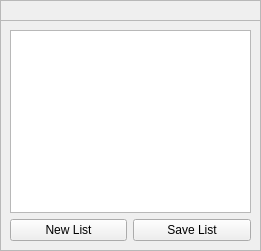
<?xml version="1.0" encoding="UTF-8"?>
<ui version="4.0">
 <class>Playlist</class>
 <widget class="QFrame" name="Playlist">
  <property name="geometry">
   <rect>
    <x>0</x>
    <y>0</y>
    <width>261</width>
    <height>251</height>
   </rect>
  </property>
  <property name="minimumSize">
   <size>
    <width>261</width>
    <height>251</height>
   </size>
  </property>
  <property name="windowTitle">
   <string>Playlist</string>
  </property>
  <property name="windowIcon">
   <iconset resource="resources.qrc">
    <normaloff>:/icons/singoutstrong.ico</normaloff>:/icons/singoutstrong.ico</iconset>
  </property>
  <property name="frameShape">
   <enum>QFrame::StyledPanel</enum>
  </property>
  <property name="frameShadow">
   <enum>QFrame::Raised</enum>
  </property>
  <widget class="QFrame" name="content">
   <property name="geometry">
    <rect>
     <x>0</x>
     <y>20</y>
     <width>261</width>
     <height>231</height>
    </rect>
   </property>
   <property name="frameShape">
    <enum>QFrame::StyledPanel</enum>
   </property>
   <property name="frameShadow">
    <enum>QFrame::Raised</enum>
   </property>
   <layout class="QGridLayout" name="gridLayout">
    <item row="2" column="1">
     <widget class="QPushButton" name="saveListButton">
      <property name="text">
       <string>Save List</string>
      </property>
     </widget>
    </item>
    <item row="2" column="0">
     <widget class="QPushButton" name="newListButton">
      <property name="text">
       <string>New List</string>
      </property>
     </widget>
    </item>
    <item row="0" column="0" colspan="2">
     <widget class="SoS::QtGui::HighlightList" name="PlaylistBox">
      <property name="horizontalScrollBarPolicy">
       <enum>Qt::ScrollBarAlwaysOff</enum>
      </property>
      <property name="dragDropMode">
       <enum>QAbstractItemView::InternalMove</enum>
      </property>
     </widget>
    </item>
   </layout>
  </widget>
  <widget class="SoS::QtGui::WindowBar" name="windowBar">
   <property name="geometry">
    <rect>
     <x>0</x>
     <y>0</y>
     <width>261</width>
     <height>21</height>
    </rect>
   </property>
   <property name="frameShape">
    <enum>QFrame::StyledPanel</enum>
   </property>
   <property name="frameShadow">
    <enum>QFrame::Raised</enum>
   </property>
  </widget>
 </widget>
 <customwidgets>
  <customwidget>
   <class>SoS::QtGui::WindowBar</class>
   <extends>QFrame</extends>
   <header>windowbar.h</header>
   <container>1</container>
  </customwidget>
  <customwidget>
   <class>SoS::QtGui::HighlightList</class>
   <extends>QListWidget</extends>
   <header>highlightlist.h</header>
  </customwidget>
 </customwidgets>
 <resources>
  <include location="resources.qrc"/>
 </resources>
 <connections/>
</ui>
